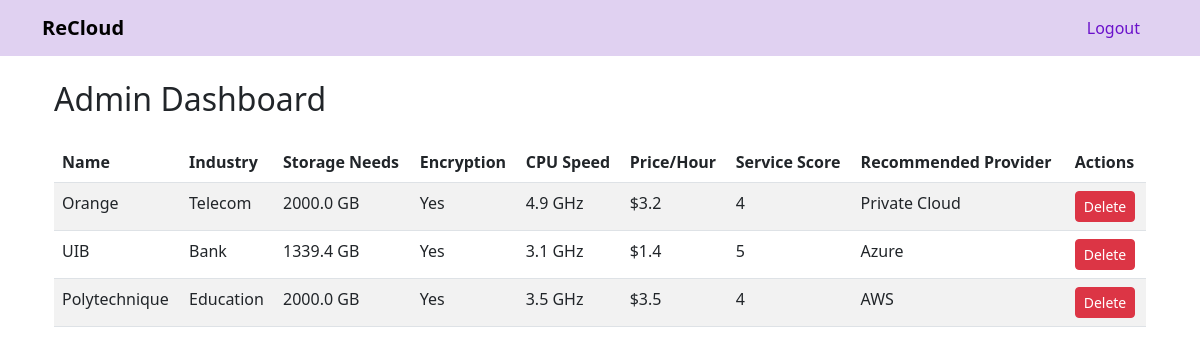
The page /dashboard/ (signed in) on the database its author committed.
### recommender/models.py (models this page shows, shortened)
class Recommendation(models.Model):
    ACTIVITY_CHOICES = [
        ('IT', 'IT'),
        ('Education', 'Education'),
        ('Bank', 'Bank'),
        ('Medical', 'Medical'),
        ('Telecom', 'Telecom'),
        ('Other', 'Other')
    ]
    user = models.ForeignKey(User, on_delete=models.SET_NULL, null=True, blank=True)
    name = models.CharField(max_length=255)
    activity_field = models.CharField(max_length=50, choices=ACTIVITY_CHOICES)
    storage_needs = models.FloatField()
    supports_encryption = models.BooleanField()
    cpu_speed = models.FloatField()
    price_per_hour = models.FloatField()
    service_model_score = models.IntegerField()
    recommended_provider = models.CharField(max_length=100)
    provider_details = models.JSONField(default=dict)
    created_at = models.DateTimeField(auto_now_add=True)
    class Meta:
        ordering = ['-created_at']
        verbose_name = "Cloud Recommendation"
        verbose_name_plural = "Cloud Recommendations"

### recommender/views.py (the view, shortened to what this page needs)
# urls.py: path('dashboard/', views.dashboard, name='dashboard'),  # Your custom dashboard
@staff_member_required
def dashboard(request):
    if not request.user.is_superuser:  # Extra security layer
        return redirect('cover')
    recommendations = Recommendation.objects.all().order_by('-created_at')
    return render(request, 'recommender/dashboard.html', {
        'recommendations': recommendations
    })

### recommender/templates/recommender/dashboard.html (shortened to what this page needs)
{% extends "recommender/base.html" %}
{% block content %}
<div class="container mt-4">
  <h2 class="mb-4">Admin Dashboard</h2>
  <div class="table-responsive">
    <table class="table table-striped">
      <thead>
        <tr>
          <th>Name</th>
          <th>Industry</th>
          <th>Storage Needs</th>
          <th>Encryption</th>
          <th>CPU Speed</th>
          <th>Price/Hour</th>
          <th>Service Score</th>
          <th>Recommended Provider</th>
          <th>Actions</th>
        </tr>
      </thead>
      <tbody>
        {% for rec in recommendations %}
        <tr>
          <td>{{ rec.name }}</td>
          <td>{{ rec.activity_field }}</td>
          <td>{{ rec.storage_needs }} GB</td>
          <td>{% if rec.supports_encryption %}Yes{% else %}No{% endif %}</td>
          <td>{{ rec.cpu_speed }} GHz</td>
          <td>${{ rec.price_per_hour }}</td>
          <td>{{ rec.service_model_score }}</td>
          <td>{{ rec.recommended_provider }}</td>
          <td>
            <form method="post" action="{% url 'dashboard' %}">
              <button type="submit" class="btn btn-danger btn-sm">Delete</button>
            </form>
          </td>
        </tr>
        {% endfor %}
      </tbody>
    </table>
  </div>
</div>
{% endblock %}

### recommender/templates/recommender/base.html (shortened to what this page needs)
<!DOCTYPE html>
<html lang="en">
<head>
    <link href="https://cdn.jsdelivr.net/npm/bootstrap@5.3.0/dist/css/bootstrap.min.css" rel="stylesheet">
</head>
<body>
    <nav class="navbar navbar-expand-lg navbar-light" style="background-color: #e0d1f1;">
        <div class="container">
            <a class="navbar-brand" href="{% url 'cover' %}"><b>ReCloud</b></a>
            <div class="collapse navbar-collapse" id="navbarNav">
                <ul class="navbar-nav ms-auto">
                    {% if user.is_authenticated %}
                        <li class="nav-item">
                            <a class="nav-link" href="{% url 'logout' %}">Logout</a>
                        </li>
                    {% endif %}
                </ul>
            </div>
        </div>
    </nav>
    <div class="container">
        {% block content %}{% endblock %}
    </div>
</body>
</html>

### recommender/templates/recommender/base.html (style rules this page uses)
body { background-color: white; height: 100vh; display: flex; flex-direction: column; }
.nav-link { position: relative; color: #6a11cb; font-weight: 500; margin: 0 10px; }
.nav-link::after { content: ''; position: absolute; width: 0; height: 2px; bottom: 0; left: 0; background-color: #6a11cb; transition: width 0.3s ease; }

### rows shown on the page
Recommendation: name "Orange", activity_field "Telecom", storage_needs "2000.0", supports_encryption "Yes", cpu_speed "4.9", price_per_hour "3.2", service_model_score "4", recommended_provider "Private Cloud"
Recommendation: name "UIB", activity_field "Bank", storage_needs "1339.4", supports_encryption "Yes", cpu_speed "3.1", price_per_hour "1.4", service_model_score "5", recommended_provider "Azure"
Recommendation: name "Polytechnique", activity_field "Education", storage_needs "2000.0", supports_encryption "Yes", cpu_speed "3.5", price_per_hour "3.5", service_model_score "4", recommended_provider "AWS"
